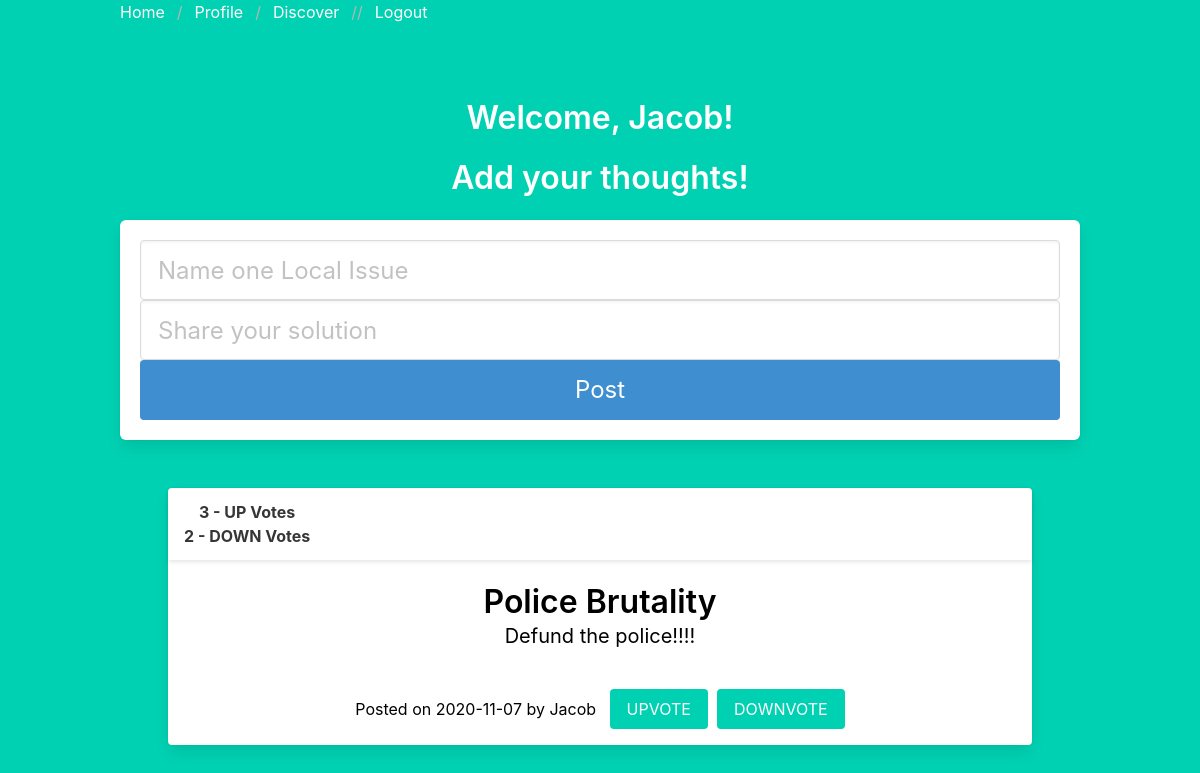
The page /profile (signed in) on the database its author committed.
### models.py (models this page shows, shortened)
class User(UserMixin, db.Model):
	__tablename__ = 'user'
	__table_args__ = {'extend_existing': True}
	id = db.Column(db.Integer, primary_key=True)
	email = db.Column(db.String(100), unique=True)
	password = db.Column(db.String(100), unique=True)
	name = db.Column(db.String(1000))
	create_dttm = db.Column(db.DateTime, default= datetime.utcnow)
	posts = db.relationship('Post', backref=db.backref('user', lazy='joined'), lazy=True)

class Post(db.Model):
	__tablename__ = 'post'
	__table_args__ = {'extend_existing': True}
	id = db.Column(db.Integer, primary_key=True)
	title = db.Column(db.String(100), nullable=False)
	body = db.Column(db.Text, nullable=False)
	author = db.Column(db.String(100), nullable=False)
	user_id = db.Column(db.Integer, db.ForeignKey('user.id'), nullable=False)
	create_dttm = db.Column(db.DateTime, default= datetime.utcnow)

### main.py (the view)
@main.route('/profile')
@login_required
def profile():
	try:
		user_posts = Post.query.filter_by(user_id=current_user.id).all()
	except:
		user_posts = ""
	return render_template('profile.html', name =current_user.name, user_id = current_user.id, usr_posts=user_posts, Likes=Likes, Dislikes=Dislikes)

### __init__.py (called while the page is built)
def create_app():
    app = Flask(__name__)
    db_path = os.path.join(os.path.dirname(__file__), 'db.sqlite')
    db_uri = 'sqlite:///{}'.format(db_path)
    app.config['SQLALCHEMY_DATABASE_URI'] = db_uri
    app.config['SECRET_KEY'] = 'secret-key-goes-here'
    db.init_app(app)
    login_manager = LoginManager()
    login_manager.login_view = 'auth.login'
    login_manager.init_app(app)
    from .models import User
    @login_manager.user_loader
    def load_user(user_id):
        return User.query.get(int(user_id))
    from .auth import auth as auth_blueprint
    app.register_blueprint(auth_blueprint)
    from .main import main as main_blueprint
    app.register_blueprint(main_blueprint)
    return app

### templates/profile.html (shortened to what this page needs)
{% extends "base.html" %}
{% block content %}
<h1 class="title">
  Welcome, {{ name }}!
</h1>
<div class="container">
  <h3 class="title">Add your thoughts!</h3>
  <div class="box">
      <form method="POST" action="/create_post">
              <div class="control">
                  <input class="input is-large" type="text" name="title" placeholder="Name one Local Issue" autofocus="">
              </div>
              <div class="control">
                  <input class="input is-large" type="text" name="body" placeholder="Share your solution">
              </div>
          <button class="button is-block is-info is-large is-fullwidth">Post</button>
      </form>
  </div>
</div>
<div class="section">
  {% for post in usr_posts %}
  <div class='container'>
    <div class='card'>
      <header class="card-header">
        <p class="card-header-title">
          {{ Likes.query.filter_by(post_id=post.id).count() }} - UP Votes <br>
          {{ Dislikes.query.filter_by(post_id=post.id).count() }} - DOWN Votes
        </p>
      </header>
      <div class='card-content'>
        <h1 class='title' style='color:black'> {{ post.title }} </h1>
        <p class='subtitle' style='color:black'> {{ post.body }} </p>
      </div>
      <footer class='card-footer-item'>
        <span style='color:black'>
          Posted on {{ post.create_dttm.date() }} by {{ name }} &nbsp;&nbsp;<br>
        </span>
        <br>
        <form action="{{ url_for('main.like_post') }}", method="POST">
            <button class="button is-primary" type="submit" >
                UPVOTE
            </button>
        </form>
        <br>&nbsp;&nbsp;<br>
        <form action="{{ url_for('main.dislike_post') }}", method="POST">
            <button class="button is-primary" type="submit" >
                DOWNVOTE
            </button>
        </form>
      </footer>
  </div>
  </div>
  {% endfor %}
</div>
{% endblock %}

### rows shown on the page
User: name "Jacob"
Post: query.filter_by "3", query.filter_by "2", title "Police Brutality", body "Defund the police!!!!", create_dttm "2020-11-07"
